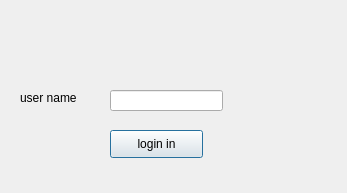
<?xml version="1.0" encoding="UTF-8"?>
<ui version="4.0">
 <class>loginIn</class>
 <widget class="QDialog" name="loginIn">
  <property name="geometry">
   <rect>
    <x>0</x>
    <y>0</y>
    <width>347</width>
    <height>193</height>
   </rect>
  </property>
  <property name="windowTitle">
   <string>登录</string>
  </property>
  <widget class="QPushButton" name="loginButton">
   <property name="geometry">
    <rect>
     <x>110</x>
     <y>130</y>
     <width>93</width>
     <height>28</height>
    </rect>
   </property>
   <property name="text">
    <string>login in</string>
   </property>
  </widget>
  <widget class="QLineEdit" name="lineEdit">
   <property name="geometry">
    <rect>
     <x>110</x>
     <y>90</y>
     <width>113</width>
     <height>21</height>
    </rect>
   </property>
  </widget>
  <widget class="QLabel" name="label">
   <property name="geometry">
    <rect>
     <x>20</x>
     <y>90</y>
     <width>72</width>
     <height>15</height>
    </rect>
   </property>
   <property name="text">
    <string>user name</string>
   </property>
  </widget>
 </widget>
 <resources/>
 <connections/>
</ui>
